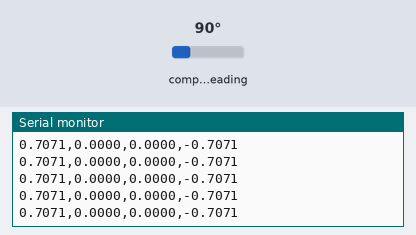
A sketch run on a simulated Arduino Nano 33 IoT. Parts: the last lines printed to the serial monitor. The test bench sets the inputs (shaded band); at power-on: compass heading 90°. Nothing arrives over Bluetooth unless stated.

Above: at 1.2 s.
1.3 s: compass heading set to 7°
At 1.33 s:
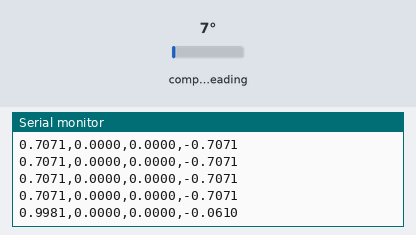
2.8 s: compass heading set to 180°
At 2.84 s:
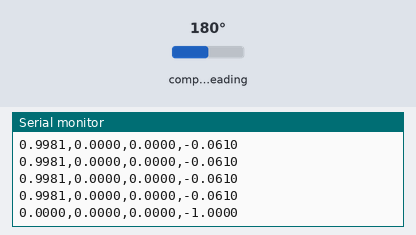
Timing chart, 0 to 5.8 s (numbered marks = the images above; inputs shaded):
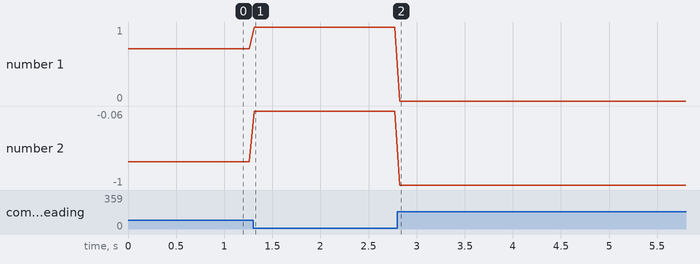

Measured:
- after the input at 1.3 s, the serial monitor: prints a new line at once (image 1)
- after the input at 2.8 s, the serial monitor: prints a new line at once (image 2)
- plotted number 1: 0.71 → 1 after the input at 1.3 s
- plotted number 2: -0.71 → -0.06 after the input at 1.3 s, -0.06 → -1 after the input at 2.8 s

The sketch:

send_orientation.ino
```cpp
#include <ArduinoBLE.h>
#include <Wire.h>
#include <Adafruit_Sensor.h>
#include <Adafruit_BNO055.h>
#include <utility/imumaths.h>

// Configuración del sensor BNO055
Adafruit_BNO055 bno = Adafruit_BNO055(55, 0x29);

// Configuración BLE
BLEService sensorService("0001"); // BLE Sensor Service
BLECharacteristic orientationCharacteristic("2A5B", BLERead | BLENotify | BLEBroadcast, 50);

// Cambia este número para cada Arduino (1, 2, 3...)
#define ARDUINO_NUMBER 1

void setup() {
  Serial.begin(115200);

  // Configurar BNO055
  if (!bno.begin()) {
    Serial.println("No se pudo inicializar el BNO055!");
    while (1);
  }
  bno.setExtCrystalUse(true);
  Serial.println("BNO055 inicializado correctamente");

  // Inicializar BLE
  if (!BLE.begin()) {
    Serial.println("Fallo al iniciar BLE!");
    while (1);
  }

  // Configurar nombre del dispositivo (debe coincidir con el patrón en Python)
  String deviceName = "Ard" + String(ARDUINO_NUMBER);
  BLE.setLocalName(deviceName.c_str());
  BLE.setDeviceName(deviceName.c_str());

  // Configurar servicio y característica BLE
  BLE.setAdvertisedService(sensorService);
  sensorService.addCharacteristic(orientationCharacteristic);
  BLE.addService(sensorService);

  // Configuración de broadcast
  BLE.setAdvertisingInterval(100); // Intervalo en ms (más bajo = más frecuente)
  // Para broadcast sin conexión, usar
  orientationCharacteristic.broadcast();

  // Iniciar anuncio BLE
  BLE.advertise();
  Serial.println("BLE configurado y anunciando como " + deviceName);
}

void loop() {
  // Actualizar conexión BLE
  BLE.poll();

  // Obtener cuaternión del BNO055
  imu::Quaternion quat = bno.getQuat();

  // Aumentar el tamaño del buffer y precisión
  char quatData[30]; // Buffer más grande
  snprintf(quatData, sizeof(quatData), "%.4f,%.4f,%.4f,%.4f",
           quat.w(), quat.x(), quat.y(), quat.z());

  // Verificar que tenemos 4 valores antes de enviar
  int commaCount = 0;
  for (int i = 0; i < strlen(quatData); i++) {
    if (quatData[i] == ',') commaCount++;
  }

  if (commaCount == 3) { // Aseguramos tener 3 comas = 4 valores
    // Enviar los datos por BLE
    orientationCharacteristic.writeValue(quatData);

    // También mostrar por Serial para depuración
    Serial.println(quatData);
  } else {
    Serial.print("Error de formato: ");
    Serial.println(quatData);
  }

  // Estado de calibración para depuración
  uint8_t system_status, self_test, system_error;
  bno.getSystemStatus(&system_status, &self_test, &system_error);

  uint8_t sys, gyro, accel, mag;
  bno.getCalibration(&sys, &gyro, &accel, &mag);

  // Esperar un poco antes de la próxima lectura
  delay(50);
}
```
